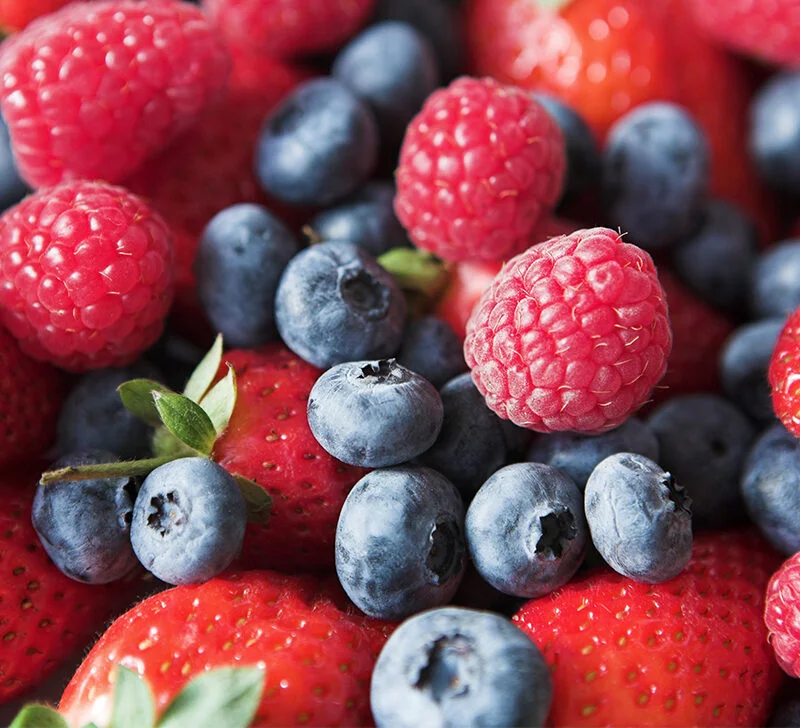
#> input picture average_of_2_images/berries.jpg, 800 x 728 px
$ python assignment6.py
#> lines starting #> are read from the running program, lines starting #| are printed output that depends on the picture
import cv2
import numpy as np
import matplotlib.pyplot as plt

img1 = cv2.imread('berries.jpg', 0)
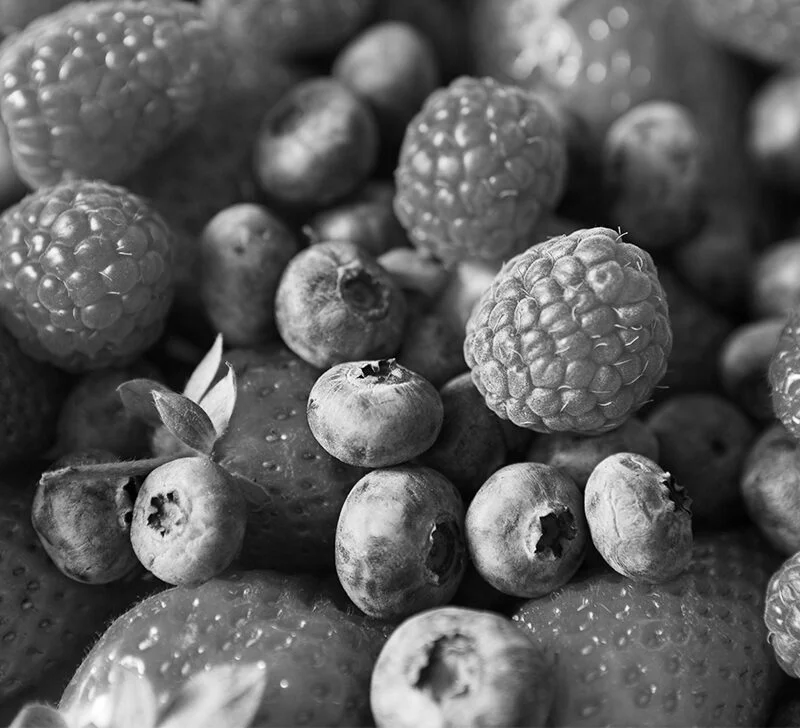
#> img1: shape (728, 800); min 0, max 255, mean 92.1
img2 = cv2.imread('berries1.jpg', 0)
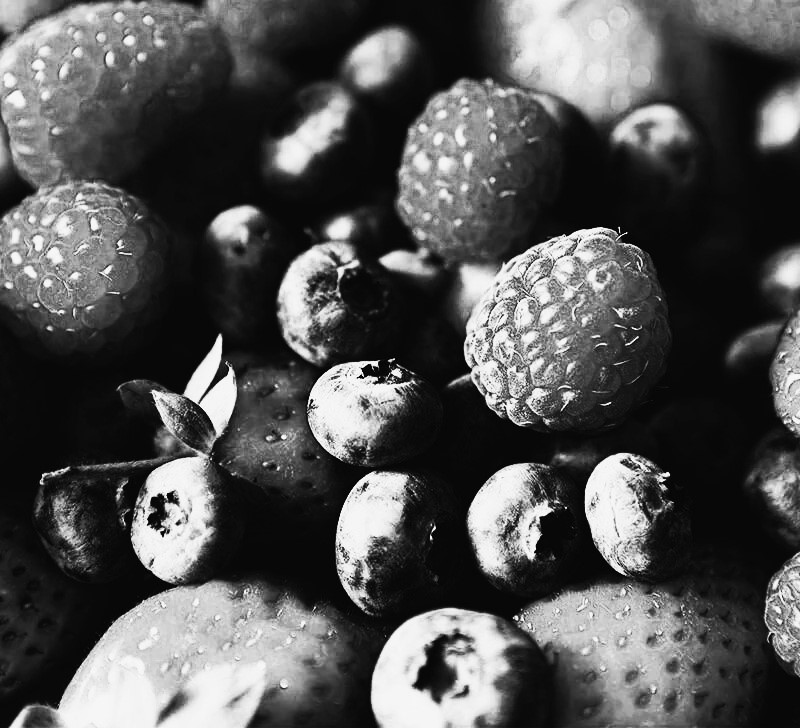
#> input picture average_of_2_images/berries1.jpg, 800 x 728 px
#> img2 is the input picture: shape (728, 800); min 0, max 255, mean 82.7
h, w = img1.shape
#> h = 728; w = 800
img3 = np.zeros((h, w), dtype=np.uint8)
for i in range(len(img1)):
    for j in range(len(img1[0])):
        img3[i, j] = (img1[i, j] + img2[i, j]) / 2
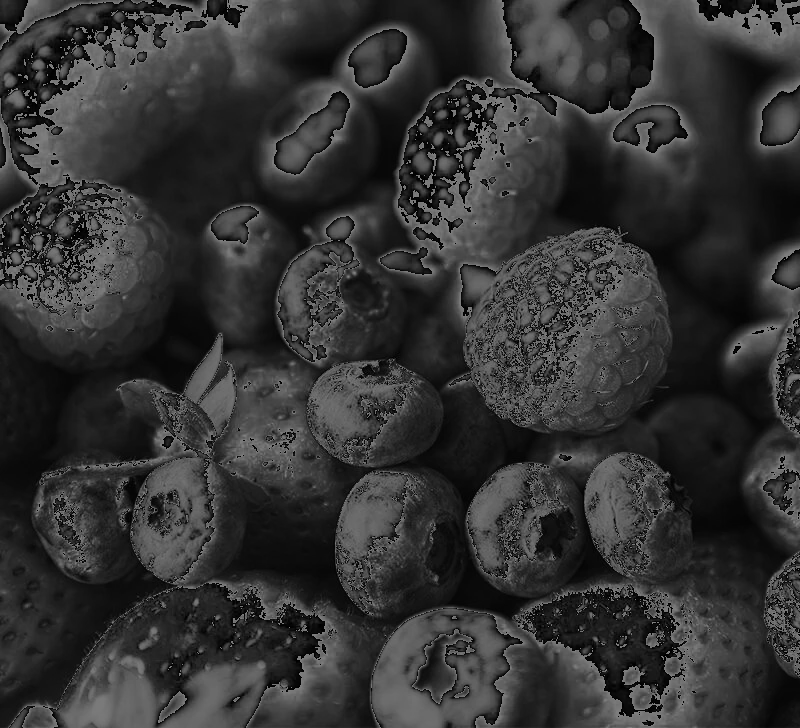
#> img3: shape (728, 800); min 0, max 127, mean 51.3

fig = plt.figure(figsize=(16, 10))
plt_x = 1
plt_y = 3
fig.add_subplot(plt_x, plt_y, 1)
plt.imshow(img1, cmap="gray")
plt.axis("off")
plt.title("original grey image1")

fig.add_subplot(plt_x, plt_y, 2)
plt.imshow(img2, cmap="gray")
plt.axis("off")
plt.title("original grey image2")

fig.add_subplot(plt_x, plt_y, 3)
plt.imshow(img3, cmap="gray")
plt.axis("off")
plt.title("average image")
plt.show()
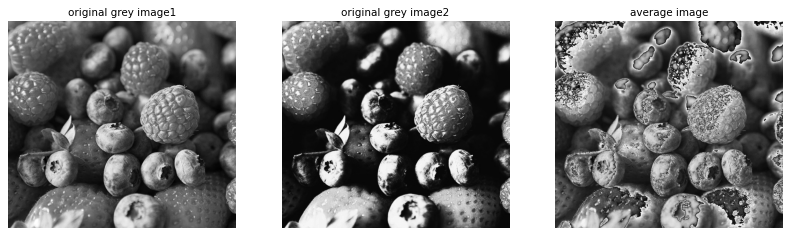
#> figure drawn by matplotlib, 3 panels
